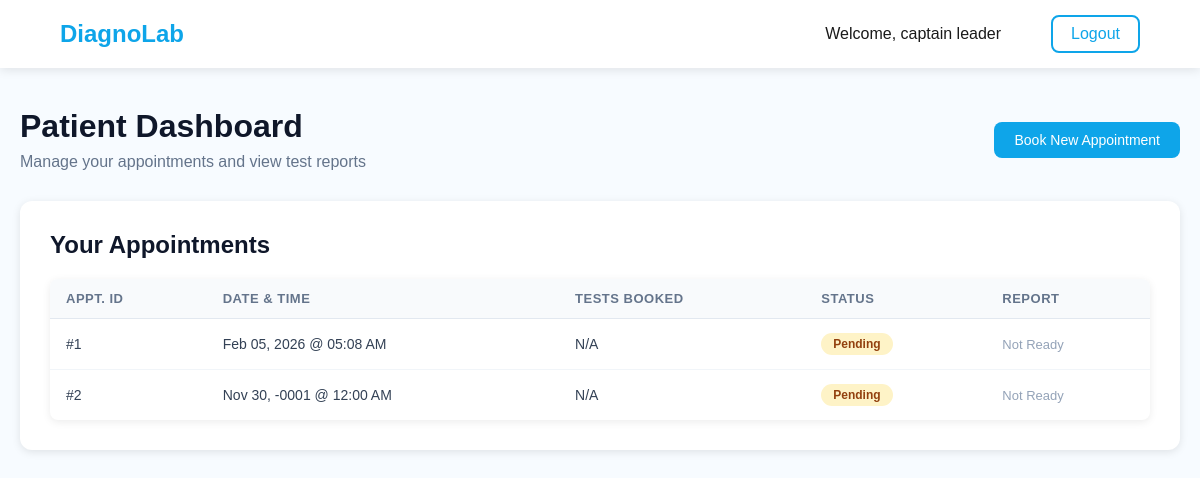
Before: /dashboard.php (signed in) with the older database file.
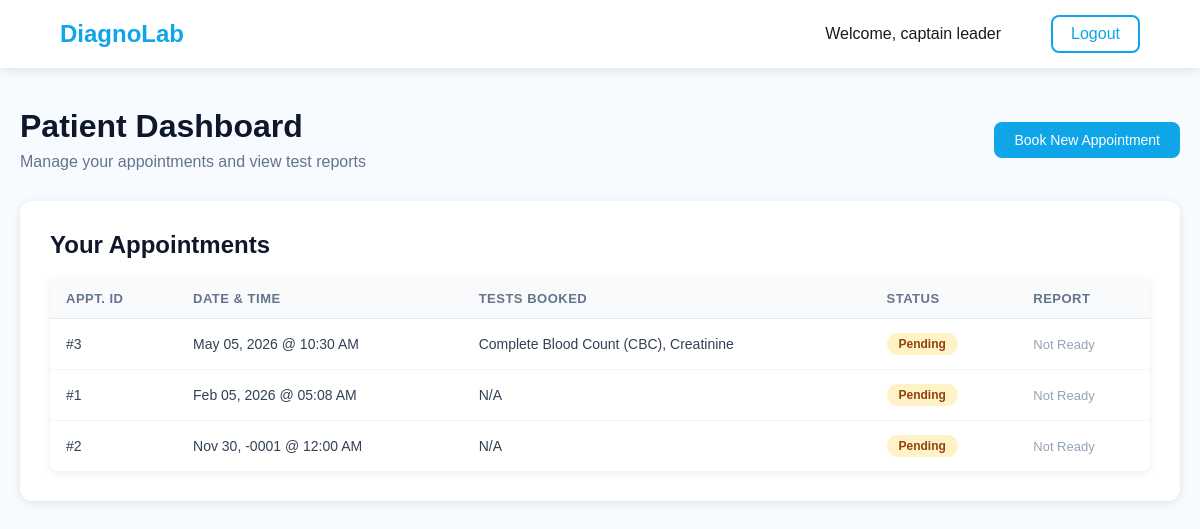
After: the same page with the newer database file.
### tables this page shows
CREATE TABLE `appointments` (
  `appointment_id` int(11) NOT NULL,
  `user_id` int(11) NOT NULL,
  `appointment_date` datetime NOT NULL,
  `status` enum('Pending','Confirmed','Completed','Cancelled') DEFAULT 'Pending',
  `coupon_code` varchar(20) DEFAULT NULL,
  `discount_amount` decimal(10,2) DEFAULT 0.00,
  `total_amount` decimal(10,2) DEFAULT 0.00,
  `created_at` timestamp NOT NULL DEFAULT current_timestamp()
);

### dashboard.php (the view, shortened to what this page needs)
<?php
require_once 'config/init.php';
$user_id = $_SESSION['user_id'];
$user_name = $_SESSION['user_name'];
$sql = "SELECT
            a.appointment_id, a.appointment_date, a.status,
            GROUP_CONCAT(t.test_name SEPARATOR ', ') AS test_names,
            tr.file_path
        FROM appointments a
        LEFT JOIN appointment_tests apt ON a.appointment_id = apt.appointment_id
        LEFT JOIN tests t ON apt.test_id = t.test_id
        LEFT JOIN test_results tr ON a.appointment_id = tr.appointment_id
        WHERE a.user_id = ?
        GROUP BY a.appointment_id
        ORDER BY a.appointment_date DESC";
$stmt = $conn->prepare($sql);
$stmt->bind_param("i", $user_id);
$stmt->execute();
$appointments = $stmt->get_result();
?>
<!DOCTYPE html>
<html lang="en">
<head>
    <link rel="stylesheet" href="/DiagnoSys/assets/css/style.css">
</head>
<body>
    <div class="navbar">
        <div class="logo">DiagnoLab</div>
        <div class="nav-buttons">
            <span style="margin-right: 20px;">
                Welcome, <?php echo htmlspecialchars($user_name); ?>
            </span>
            <a href="logout.php" class="btn-outline">Logout</a>
        </div>
    </div>
    <div class="dashboard-container">
        <div class="dashboard-header">
            <div>
                <h1>Patient Dashboard</h1>
                <p>Manage your appointments and view test reports</p>
            </div>
            <a href="book-appointment.php" class="btn-primary">
                Book New Appointment
            </a>
        </div>
        <div class="appointments-section">
            <h2>Your Appointments</h2>
            <?php if ($appointments->num_rows > 0): ?>
                <table class="appointments-table">
                    <thead>
                        <tr>
                            <th>Appt. ID</th>
                            <th>Date & Time</th>
                            <th>Tests Booked</th>
                            <th>Status</th>
                            <th>Report</th>
                        </tr>
                    </thead>
                    <tbody>
                        <?php while ($row = $appointments->fetch_assoc()): ?>
                            <tr>
                                <td>#<?php echo $row['appointment_id']; ?></td>
                                <td>
                                    <?php
                                    echo date(
                                        'M d, Y @ h:i A',
                                        strtotime($row['appointment_date'])
                                    );
                                    ?>
                                </td>
                                <td><?php echo htmlspecialchars($row['test_names'] ?? 'N/A'); ?></td>
                                <td>
                                    <span class="status-badge status-<?php echo strtolower($row['status']); ?>">
                                        <?php echo htmlspecialchars($row['status']); ?>
                                    </span>
                                </td>
                                <td>
                                    <?php if (!empty($row['file_path'])): ?>
                                        <a href="<?php echo htmlspecialchars($row['file_path']); ?>" class="btn-primary" style="padding: 6px 14px; font-size: 13px;" download>Download</a>
                                    <?php else: ?>
                                        <span style="color: #94a3b8; font-size: 13px;">Not Ready</span>
                                    <?php endif; ?>
                                </td>
                            </tr>
                        <?php endwhile; ?>
                    </tbody>
                </table>
            <?php endif; ?>
        </div>
    </div>
</body>
</html>

Changed rows visible on the page:
added appointments: appointment_id "3", appointment_date "May 05, 2026 @ 10:30 AM", test_names "Complete Blood Count (CBC), Creatinine", status "Pending"
